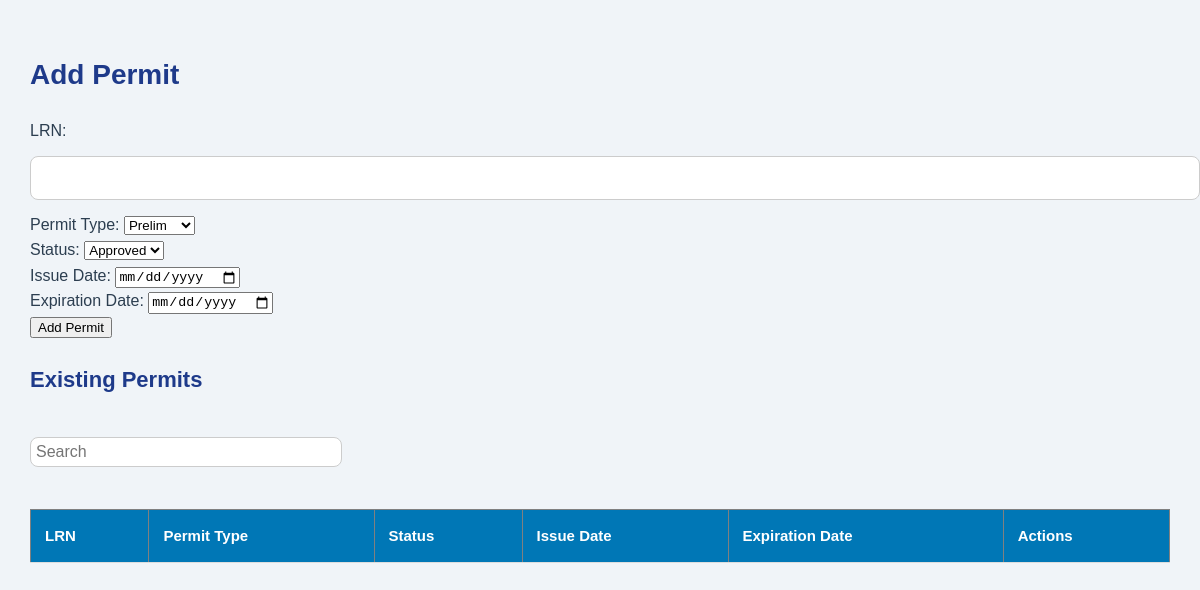
The app's page /permits.php, older data.
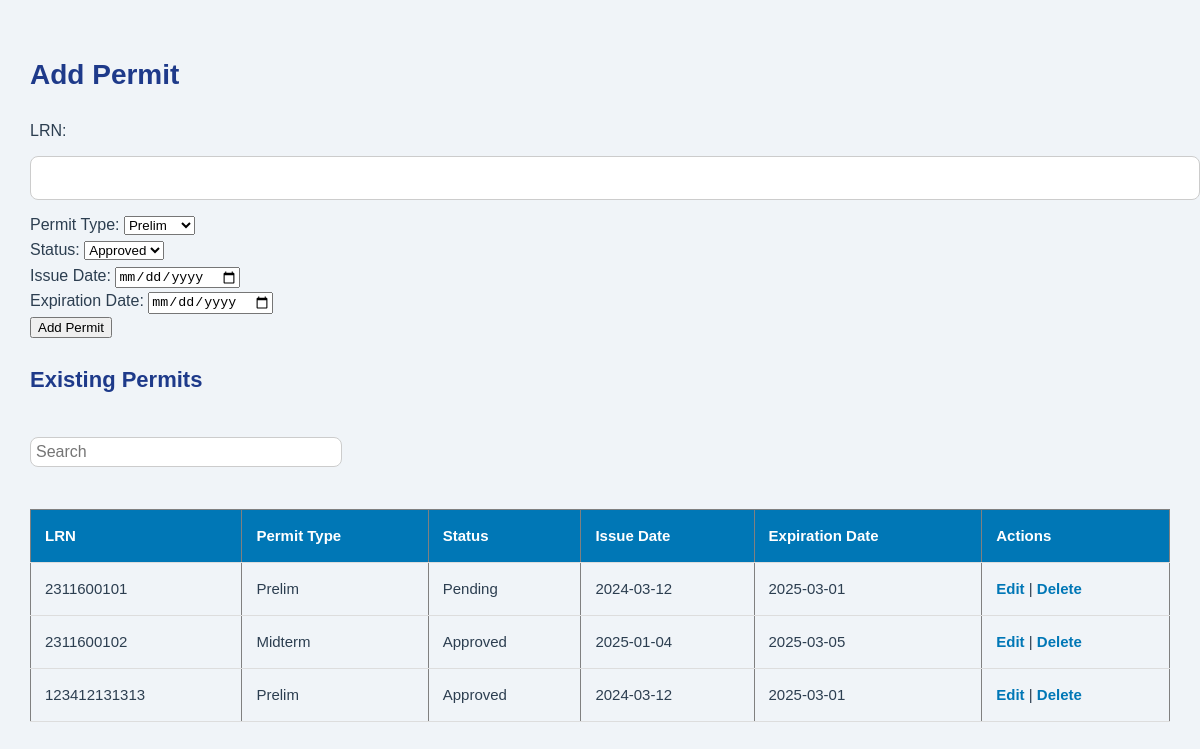
The same page, newer data.
### tables this page shows
CREATE TABLE `permits` (
  `permit_id` int(11) NOT NULL,
  `student_id` varchar(50) DEFAULT NULL,
  `permit_type` varchar(50) DEFAULT NULL,
  `status` varchar(20) DEFAULT NULL,
  `issue_date` date DEFAULT NULL,
  `expiration_date` date DEFAULT NULL
);

### permits.php (the view, shortened to what this page needs)
<?php
include 'db.php';
$permits = $conn->query("SELECT * FROM permits");
?>
<!DOCTYPE html>
<html lang="en">
<head>
    <link rel="stylesheet" type="text/css" href="css/admin.css">
</head>
<body>
<h2>Add Permit</h2>
<form method="POST" action="permits.php">
    LRN: <input type="text" name="student_id" required><br>
    Permit Type:
    <select name="permit_type" required>
        <option value="Prelim">Prelim</option>
    </select><br>
    Status:
    <select name="status" required>
        <option value="Approved">Approved</option>
    </select><br>
    Issue Date: <input type="date" name="issue_date" required><br>
    Expiration Date: <input type="date" name="expiration_date" required><br>
    <input type="submit" value="Add Permit">
</form>
<h3>Existing Permits</h3>
<input type="text" id="searchInput" placeholder="Search" style="margin-top: 20px; padding: 5px; width: 300px;">
<table border="1" cellpadding="5">
    <tr><th>LRN</th><th>Permit Type</th><th>Status</th><th>Issue Date</th><th>Expiration Date</th><th>Actions</th></tr>
    <?php while($row = $permits->fetch_assoc()) { ?>
        <tr>
            <td><?php echo $row['student_id']; ?></td>
            <td><?php echo $row['permit_type']; ?></td>
            <td><?php echo $row['status']; ?></td>
            <td><?php echo $row['issue_date']; ?></td>
            <td><?php echo $row['expiration_date']; ?></td>
            <td>
                <a href="permits.php?edit=<?php echo $row['student_id']; ?>">Edit</a> |
                <a href="permits.php?delete=<?php echo $row['student_id']; ?>" onclick="return confirm('Delete this permit?')">Delete</a>
            </td>
        </tr>
    <?php } ?>
</table>
</body>
</html>

Row changes from the older to the newer data that the page shows:
added permits: student "2311600101", permit_type "Prelim", status "Pending", issue_date "2024-03-12", expiration_date "2025-03-01"
added permits: student "2311600102", permit_type "Midterm", status "Approved", issue_date "2025-01-04", expiration_date "2025-03-05"
added permits: student "123412131313", permit_type "Prelim", status "Approved", issue_date "2024-03-12", expiration_date "2025-03-01"
